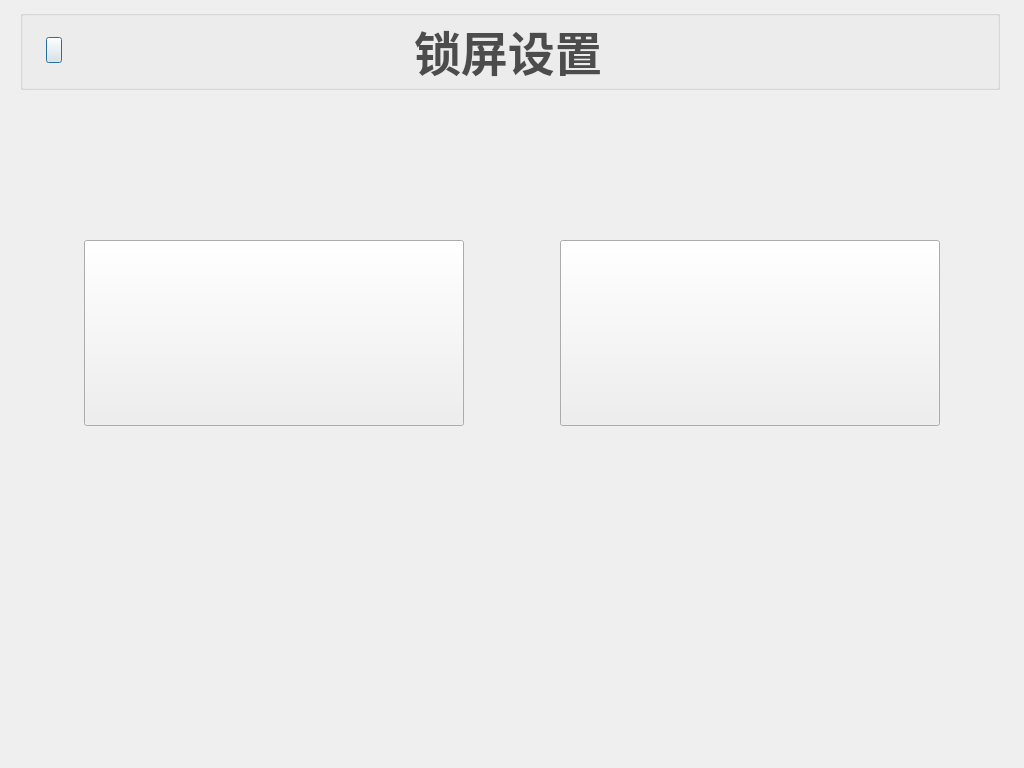
<?xml version="1.0" encoding="UTF-8"?>
<ui version="4.0">
 <class>LockSetW</class>
 <widget class="QDialog" name="LockSetW">
  <property name="geometry">
   <rect>
    <x>0</x>
    <y>0</y>
    <width>1024</width>
    <height>768</height>
   </rect>
  </property>
  <property name="font">
   <font>
    <family>宋体</family>
   </font>
  </property>
  <property name="windowTitle">
   <string>Dialog</string>
  </property>
  <property name="styleSheet">
   <string notr="true">#LockSetW
{
	border-image: url(:/new/prefix1/image/lockscreedimag/back_board.png);
}</string>
  </property>
  <widget class="QGroupBox" name="titleGroupBox">
   <property name="geometry">
    <rect>
     <x>20</x>
     <y>10</y>
     <width>980</width>
     <height>80</height>
    </rect>
   </property>
   <property name="font">
    <font>
     <family>宋体</family>
    </font>
   </property>
   <property name="styleSheet">
    <string notr="true">#titleGroupBox
{
	border-image: url(:/new/prefix1/image/lockscreedimag/back_board1.png);
}</string>
   </property>
   <property name="title">
    <string/>
   </property>
   <property name="flat">
    <bool>false</bool>
   </property>
   <widget class="QPushButton" name="returnMoreButton">
    <property name="geometry">
     <rect>
      <x>26</x>
      <y>27</y>
      <width>16</width>
      <height>26</height>
     </rect>
    </property>
    <property name="font">
     <font>
      <family>宋体</family>
     </font>
    </property>
    <property name="styleSheet">
     <string notr="true">border-image: url(:/new/prefix1/image/lockscreedimag/return.png);</string>
    </property>
    <property name="text">
     <string/>
    </property>
   </widget>
   <widget class="QLabel" name="titleLabel">
    <property name="geometry">
     <rect>
      <x>394</x>
      <y>11</y>
      <width>191</width>
      <height>58</height>
     </rect>
    </property>
    <property name="font">
     <font>
      <family>宋体</family>
      <pointsize>35</pointsize>
      <weight>75</weight>
      <bold>true</bold>
     </font>
    </property>
    <property name="styleSheet">
     <string notr="true">color: rgb(76, 76, 76);</string>
    </property>
    <property name="frameShape">
     <enum>QFrame::NoFrame</enum>
    </property>
    <property name="frameShadow">
     <enum>QFrame::Plain</enum>
    </property>
    <property name="lineWidth">
     <number>0</number>
    </property>
    <property name="text">
     <string>锁屏设置</string>
    </property>
   </widget>
  </widget>
  <widget class="QPushButton" name="changePasswdButton">
   <property name="geometry">
    <rect>
     <x>84</x>
     <y>240</y>
     <width>380</width>
     <height>186</height>
    </rect>
   </property>
   <property name="font">
    <font>
     <family>宋体</family>
    </font>
   </property>
   <property name="styleSheet">
    <string notr="true">QPushButton{border-image: url(:/new/prefix1/image/lockscreedimag/chang_pass.png)}
QPushButton:hover{border-image: url(:/new/prefix1/image/lockscreedimag/chang_pass.png)}
QPushButton:pressed{border-image: url(:/new/prefix1/image/lockscreedimag/chang_pass1.png)}</string>
   </property>
   <property name="text">
    <string/>
   </property>
  </widget>
  <widget class="QPushButton" name="lockTimeButton">
   <property name="geometry">
    <rect>
     <x>560</x>
     <y>240</y>
     <width>380</width>
     <height>186</height>
    </rect>
   </property>
   <property name="font">
    <font>
     <family>宋体</family>
    </font>
   </property>
   <property name="styleSheet">
    <string notr="true">QPushButton{border-image: url(:/new/prefix1/image/lockscreedimag/lock_time.png)}
QPushButton:hover{border-image: url(:/new/prefix1/image/lockscreedimag/lock_time.png)}
QPushButton:pressed{border-image: url(:/new/prefix1/image/lockscreedimag/lock_time1.png)}</string>
   </property>
   <property name="text">
    <string/>
   </property>
  </widget>
 </widget>
 <resources/>
 <connections/>
</ui>
